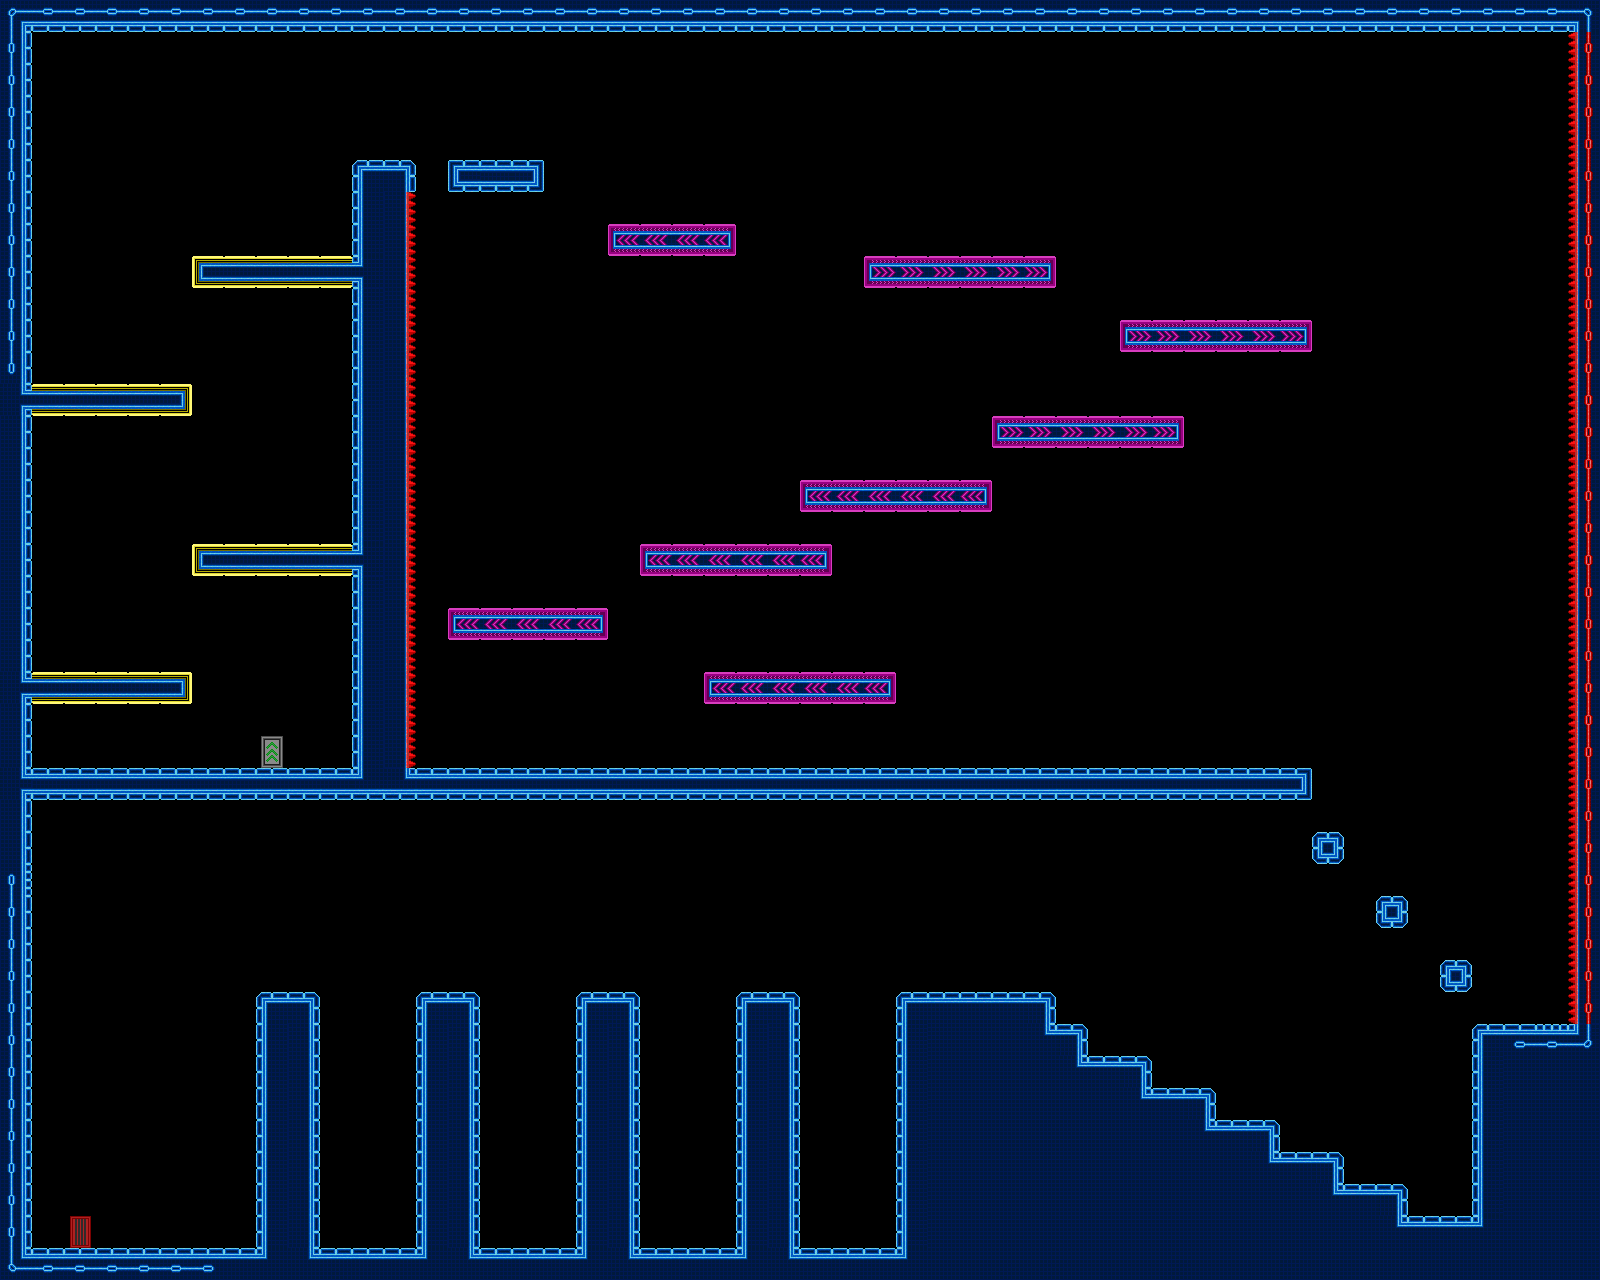

This is a level from a 2D game, rendered from its Tiled map with the project's own tilesets. A one-line summary and the map file follow, with tile-layer data summarised:
An orthogonal 50x40 tile map with 32x32 px tiles, 1 tile layer (Livello tile 1), 2 tilesets and 45 objects.

<map version="1.0" orientation="orthogonal" renderorder="right-down" width="50" height="40" tilewidth="32" tileheight="32" nextobjectid="51">
 <tileset firstgid="1" name="TestTile" tilewidth="32" tileheight="32" tilecount="117">
  <image source="resources/tiles/TestTile.png" width="416" height="288" />
 </tileset>
 <tileset firstgid="118" name="New_Spritesheet" tilewidth="32" tileheight="32" tilecount="1024">
  <image source="resources/tiles/New_Spritesheet.png" width="1024" height="1024" />
 </tileset>
 <layer name="Livello tile 1" width="50" height="40">
  <data>[2000 cells, 503 non-empty, 44 distinct tile ids]</data>
 </layer>
 <objectgroup name="Triggers" visible="0">
  <object id="1" x="32" y="0" width="1536" height="32">
   <properties>
    <property name="blocker" value="b" />
   </properties>
  </object>
  <object id="2" x="1568" y="32" width="32" height="992">
   <properties>
    <property name="deadly" value="l" />
   </properties>
  </object>
  <object id="3" x="384" y="192" width="32" height="576">
   <properties>
    <property name="deadly" value="r" />
   </properties>
  </object>
  <object id="4" x="0" y="1248" width="1600" height="32">
   <properties>
    <property name="ObsReverse" value="" />
    <property name="blocker" value="t" />
   </properties>
  </object>
  <object id="5" x="256" y="992" width="64" height="256">
   <properties>
    <property name="blocker" value="tlr" />
   </properties>
  </object>
  <object id="6" x="416" y="992" width="64" height="256">
   <properties>
    <property name="blocker" value="tlr" />
   </properties>
  </object>
  <object id="7" x="576" y="992" width="64" height="256">
   <properties>
    <property name="blocker" value="tlr" />
   </properties>
  </object>
  <object id="8" x="736" y="992" width="64" height="256">
   <properties>
    <property name="blocker" value="tlr" />
   </properties>
  </object>
  <object id="9" x="1472" y="1024" width="128" height="224">
   <properties>
    <property name="blocker" value="tlr" />
   </properties>
  </object>
  <object id="10" x="0" y="0" width="32" height="1248">
   <properties>
    <property name="blocker" value="r" />
   </properties>
  </object>
  <object id="13" x="32" y="768" width="1280" height="32">
   <properties>
    <property name="ObsReverse" value="" />
    <property name="blocker" value="btr" />
   </properties>
  </object>
  <object id="14" x="1312" y="832" width="32" height="32">
   <properties>
    <property name="blocker" value="tblr" />
   </properties>
  </object>
  <object id="15" x="1376" y="896" width="32" height="32">
   <properties>
    <property name="blocker" value="tblr" />
   </properties>
  </object>
  <object id="16" x="1440" y="960" width="32" height="32">
   <properties>
    <property name="blocker" value="tblr" />
   </properties>
  </object>
  <object id="17" x="384" y="160" width="32" height="32">
   <properties>
    <property name="blocker" value="rt" />
   </properties>
  </object>
  <object id="18" x="352" y="160" width="32" height="608">
   <properties>
    <property name="blocker" value="tl" />
   </properties>
  </object>
  <object id="19" x="448" y="160" width="96" height="32">
   <properties>
    <property name="blocker" value="tblr" />
   </properties>
  </object>
  <object id="20" x="608" y="224" width="128" height="32">
   <properties>
    <property name="blocker" value="tblr" />
    <property name="slide" value="-200" />
   </properties>
  </object>
  <object id="21" x="448" y="608" width="160" height="32">
   <properties>
    <property name="blocker" value="tblr" />
    <property name="slide" value="-200" />
   </properties>
  </object>
  <object id="22" x="640" y="544" width="192" height="32">
   <properties>
    <property name="blocker" value="tblr" />
    <property name="slide" value="-200" />
   </properties>
  </object>
  <object id="23" x="800" y="480" width="192" height="32">
   <properties>
    <property name="blocker" value="tblr" />
    <property name="slide" value="-200" />
   </properties>
  </object>
  <object id="24" x="704" y="672" width="192" height="32">
   <properties>
    <property name="blocker" value="tblr" />
    <property name="slide" value="-200" />
   </properties>
  </object>
  <object id="25" x="864" y="256" width="192" height="32">
   <properties>
    <property name="blocker" value="tblr" />
    <property name="slide" value="200" />
   </properties>
  </object>
  <object id="26" x="1120" y="320" width="192" height="32">
   <properties>
    <property name="blocker" value="tblr" />
    <property name="slide" value="200" />
   </properties>
  </object>
  <object id="27" x="992" y="416" width="192" height="32">
   <properties>
    <property name="blocker" value="tblr" />
    <property name="slide" value="200" />
   </properties>
  </object>
  <object id="28" x="896" y="992" width="160" height="256">
   <properties>
    <property name="blocker" value="tlr" />
   </properties>
  </object>
  <object id="29" x="1056" y="1024" width="32" height="32">
   <properties>
    <property name="blocker" value="tr" />
   </properties>
  </object>
  <object id="30" x="1088" y="1056" width="64" height="32">
   <properties>
    <property name="blocker" value="tr" />
   </properties>
  </object>
  <object id="31" x="1152" y="1088" width="64" height="32">
   <properties>
    <property name="blocker" value="tr" />
   </properties>
  </object>
  <object id="32" x="1216" y="1120" width="64" height="32">
   <properties>
    <property name="blocker" value="tr" />
   </properties>
  </object>
  <object id="33" x="1280" y="1152" width="64" height="32">
   <properties>
    <property name="blocker" value="tr" />
   </properties>
  </object>
  <object id="34" x="1344" y="1184" width="64" height="32">
   <properties>
    <property name="blocker" value="tr" />
   </properties>
  </object>
  <object id="35" x="1408" y="1216" width="64" height="32">
   <properties>
    <property name="blocker" value="t" />
   </properties>
  </object>
  <object id="36" x="1152" y="736" width="32" height="32">
   <properties>
    <property name="CheckPoint" value="1" />
   </properties>
  </object>
  <object id="37" x="480" y="128" width="32" height="32">
   <properties>
    <property name="CheckPoint" value="1" />
   </properties>
  </object>
  <object id="38" x="64" y="1216" width="32" height="32">
   <properties>
    <property name="playerEntrance" value="" />
   </properties>
  </object>
  <object id="39" x="256" y="736" width="32" height="32">
   <properties>
    <property name="playerExit" value="Level6" />
   </properties>
  </object>
  <object id="40" x="192" y="256" width="160" height="32">
   <properties>
    <property name="bouncy" value="tbl" />
    <property name="power" value="800" />
   </properties>
  </object>
  <object id="41" x="192" y="544" width="160" height="32">
   <properties>
    <property name="bouncy" value="tbl" />
    <property name="power" value="800" />
   </properties>
  </object>
  <object id="42" x="32" y="384" width="160" height="32">
   <properties>
    <property name="bouncy" value="tbr" />
    <property name="power" value="800" />
   </properties>
  </object>
  <object id="43" x="32" y="672" width="160" height="32">
   <properties>
    <property name="bouncy" value="tbr" />
    <property name="power" value="800" />
   </properties>
  </object>
  <object id="44" x="352" y="928" width="32" height="32">
   <properties>
    <property name="ObsSpeed" value="250" />
    <property name="Obstacle" value="v" />
   </properties>
  </object>
  <object id="48" x="512" y="1120" width="32" height="32">
   <properties>
    <property name="ObsSpeed" value="250" />
    <property name="Obstacle" value="v" />
   </properties>
  </object>
  </objectgroup>
</map>
<!-- 2 of 45 objects omitted -->
